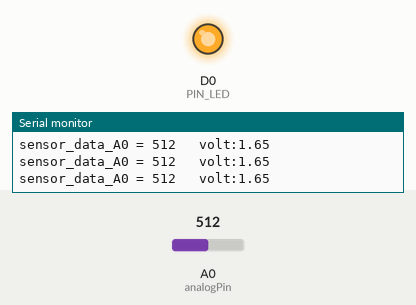
The sketch below on a simulated ESP8266 (NodeMCU). On the bench: output pins drawn as LEDs (lit = HIGH), the last lines printed to the serial monitor. The inputs (shaded band) are chosen by the test bench; at power-on: A0 (analogPin) = 512.

Above: at 1.3 s.
1.4 s: A0 (analogPin) set to 492
At 2.7 s:
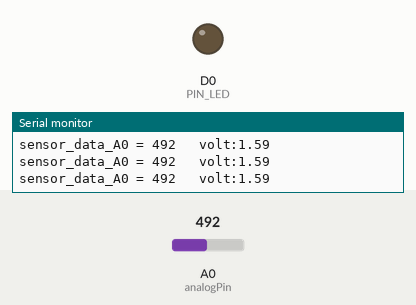
3.0 s: A0 (analogPin) set to 510
At 3.8 s:
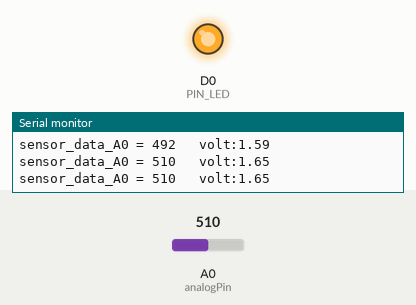
4.5 s: A0 (analogPin) set to 490
At 5.0 s:
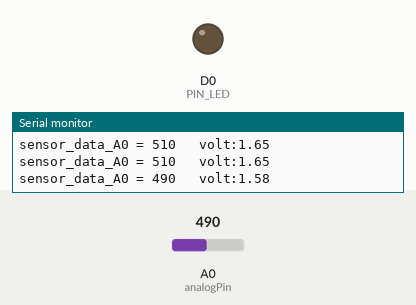
Timing chart, 0 to 7.5 s (numbered marks = the images above; inputs shaded):
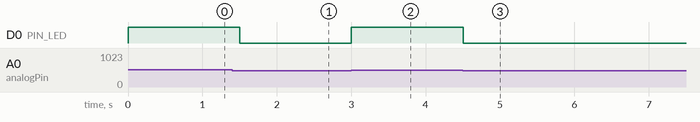

The sketch:

in_analog1.ino
```cpp
const int PIN_LED = D0;
const int analogPin = A0;  // Analog input pin
int dataA0;
void setup() {
  // initialize serial communications at 9600 bps:
  Serial.begin(9600);
  pinMode(PIN_LED, OUTPUT);
}

void loop() {
  // read the analog in value:
  dataA0 = analogRead(analogPin);
  if(dataA0>500)
      digitalWrite(PIN_LED,HIGH);
  else
      digitalWrite(PIN_LED,LOW);
  float voltage = dataA0 * (3.3 / 1023.0);
  // print the results to the serial monitor:
  Serial.print("sensor_data_A0 = ");
  Serial.print(dataA0);
  Serial.print("   volt:");
  Serial.println(voltage);
  delay(500);
}
```

Measured:
- the behaviour switches between 501 and 500 on A0 (analogPin) (found by bisection; images 0 and 1)
- after the input at 1.4 s, D0 (PIN_LED): HIGH → LOW after 0.10 s
- after the input at 3.0 s, D0 (PIN_LED): LOW → HIGH at once
- after the input at 4.5 s, D0 (PIN_LED): HIGH → LOW at once
